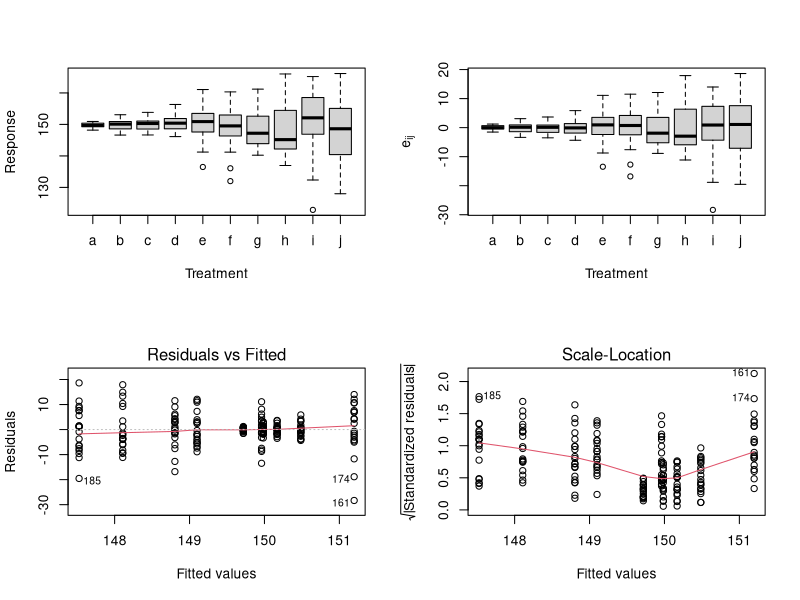

Write the R code that produced this figure.

# Objective ---------------------------------------------------------------

# We are going to simulate a dataset with different variance 
# between treatments, the objective is to explore if residual
# analysis can identify departures of homogeniety

# Simulating dataset ------------------------------------------------------
a <- 10
n <- 20
N <- a * n

media <- 150
desvi <- rep(1:a, each=n)

# To explore the mean and standard deviation
cbind(media, desvi)

# Simulating response
y <- rnorm(n=N, mean=media, sd=desvi)

# Treatment indicator
treat <- rep(letters[1:a], each=n)
treat <- as.factor(treat)

# Boxplot to explore the dataset
par(mfrow=c(2, 2))
boxplot(y ~ treat, xlab='Treatment', ylab='Response')

# Using anova -------------------------------------------------------------
mod <- aov(y ~ treat)

# Residual analysis -------------------------------------------------------
boxplot(residuals(mod) ~ treat,
        xlab='Treatment', ylab=expression(e[ij]))

plot(mod, 1)
plot(mod, 3)

# Residuals
eij <- residuals(mod)

# Bartlett test
bartlett.test(x=eij, g=treat)

# Levene test
require(car)
leveneTest(eij ~ treat)

# Fligner-Killeen test
fligner.test(eij ~ treat)
